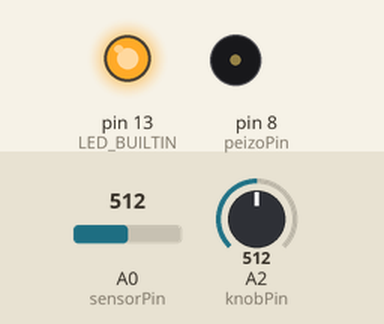
The sketch below on a simulated Arduino Uno, built with avr-gcc and run on an emulated ATmega328P. Shown: output pins drawn as LEDs (lit = HIGH), buzzer (waves = sounding). The inputs (shaded band) are chosen by the test bench; at power-on: A0 (sensorPin) = 512, A2 (knobPin) = 512.

Above: at 0.1 s.
At 5.1 s:
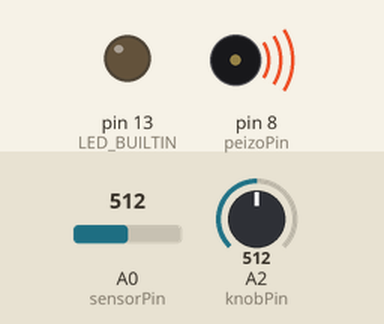
Timing chart, 0 to 6.6 s (numbered marks = the images above):
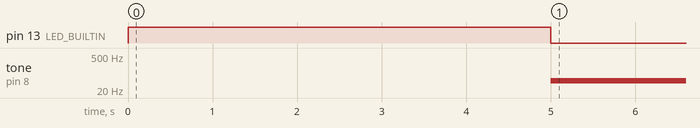

The sketch:

06-light-theramin_v2.ino
```cpp
const int sensorPin = A0;
const int knobPin = A2;
const int peizoPin = 8;

int sensorValue;
int sensorLow = 1023;
int sensorHigh = 0;

void setup() {
  pinMode(LED_BUILTIN, OUTPUT);
  digitalWrite(LED_BUILTIN, HIGH);
  while (millis() < 5000) {
    sensorValue = analogRead(sensorPin);
    if (sensorValue > sensorHigh) {
      sensorHigh = sensorValue;
    }
    if (sensorValue < sensorLow) {
      sensorLow = sensorValue;
    }
  }
  digitalWrite(LED_BUILTIN, LOW);
}

void loop() {
  sensorValue = analogRead(sensorPin);
  int knobValue = analogRead(knobPin);
  int pitchHigh = map(knobValue, 0, 1023, 50, 4000);
  int pitch = map(sensorValue, sensorLow, sensorHigh, 50, pitchHigh);
  tone(peizoPin, pitch, 20);
  delay(10);
}
```

Measured:
- by itself, tone on pin 8 (peizoPin): silent → 49 Hz at 5.0 s
